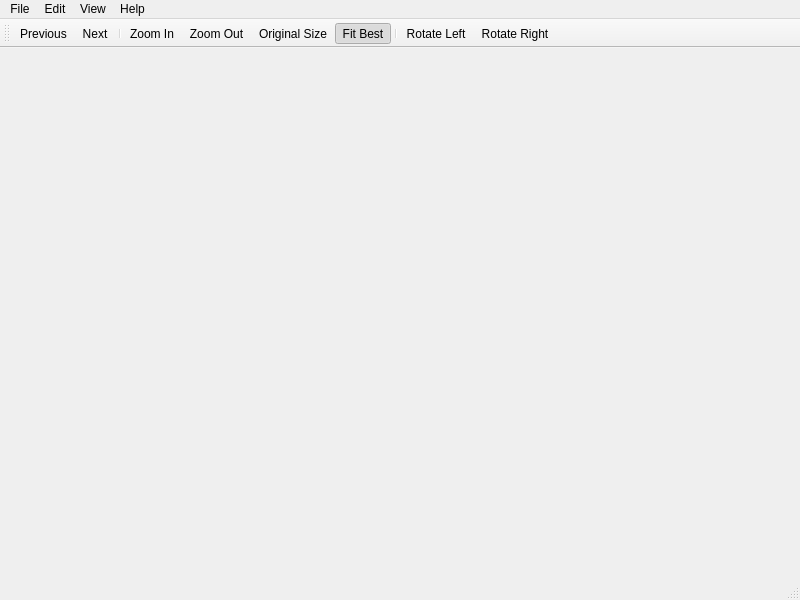
<?xml version="1.0" encoding="UTF-8"?>
<ui version="4.0">
 <class>MainWindow</class>
 <widget class="QMainWindow" name="MainWindow">
  <property name="geometry">
   <rect>
    <x>0</x>
    <y>0</y>
    <width>800</width>
    <height>600</height>
   </rect>
  </property>
  <property name="windowTitle">
   <string>CompVis - v0.1 beta</string>
  </property>
  <property name="windowIcon">
   <iconset resource="../res/res.qrc">
    <normaloff>:/icon/appicon.png</normaloff>:/icon/appicon.png</iconset>
  </property>
  <widget class="QWidget" name="centralwidget">
   <layout class="QGridLayout" name="gridLayout">
    <item row="0" column="0">
     <widget class="QWidget" name="widget" native="true">
      <property name="acceptDrops">
       <bool>true</bool>
      </property>
     </widget>
    </item>
   </layout>
  </widget>
  <widget class="QMenuBar" name="menubar">
   <property name="geometry">
    <rect>
     <x>0</x>
     <y>0</y>
     <width>800</width>
     <height>29</height>
    </rect>
   </property>
   <widget class="QMenu" name="menuFile">
    <property name="title">
     <string>File</string>
    </property>
    <addaction name="actionOpen"/>
    <addaction name="actionQuit"/>
   </widget>
   <widget class="QMenu" name="menuEdit">
    <property name="title">
     <string>Edit</string>
    </property>
    <addaction name="actionUndo"/>
    <addaction name="actionRedo"/>
   </widget>
   <widget class="QMenu" name="menuView">
    <property name="title">
     <string>View</string>
    </property>
    <addaction name="actionToolbar"/>
    <addaction name="actionStatusbar"/>
    <addaction name="separator"/>
    <addaction name="actionZoomIn"/>
    <addaction name="actionZoomOut"/>
    <addaction name="actionZoomOriginal"/>
    <addaction name="actionFitBest"/>
   </widget>
   <widget class="QMenu" name="menuHelp">
    <property name="title">
     <string>Help</string>
    </property>
    <addaction name="actionAbout"/>
   </widget>
   <addaction name="menuFile"/>
   <addaction name="menuEdit"/>
   <addaction name="menuView"/>
   <addaction name="menuHelp"/>
  </widget>
  <widget class="QStatusBar" name="statusbar"/>
  <widget class="QToolBar" name="toolBar">
   <property name="windowTitle">
    <string>toolBar</string>
   </property>
   <property name="toolButtonStyle">
    <enum>Qt::ToolButtonIconOnly</enum>
   </property>
   <attribute name="toolBarArea">
    <enum>TopToolBarArea</enum>
   </attribute>
   <attribute name="toolBarBreak">
    <bool>false</bool>
   </attribute>
   <addaction name="actionPrevious"/>
   <addaction name="actionNext"/>
   <addaction name="separator"/>
   <addaction name="actionZoomIn"/>
   <addaction name="actionZoomOut"/>
   <addaction name="actionZoomOriginal"/>
   <addaction name="actionFitBest"/>
   <addaction name="separator"/>
   <addaction name="actionRotateLeft"/>
   <addaction name="actionRotateRight"/>
  </widget>
  <action name="actionOpen">
   <property name="text">
    <string>Open</string>
   </property>
   <property name="shortcut">
    <string>Ctrl+O</string>
   </property>
  </action>
  <action name="actionQuit">
   <property name="text">
    <string>Quit</string>
   </property>
   <property name="shortcut">
    <string>Ctrl+Q</string>
   </property>
  </action>
  <action name="actionAbout">
   <property name="text">
    <string>About</string>
   </property>
  </action>
  <action name="actionUndo">
   <property name="text">
    <string>Undo</string>
   </property>
   <property name="shortcut">
    <string>Ctrl+Z</string>
   </property>
  </action>
  <action name="actionRedo">
   <property name="text">
    <string>Redo</string>
   </property>
   <property name="shortcut">
    <string>Ctrl+Shift+Z</string>
   </property>
  </action>
  <action name="actionNext">
   <property name="icon">
    <iconset resource="../res/res.qrc">
     <normaloff>:/icon/24x24/go-next.png</normaloff>:/icon/24x24/go-next.png</iconset>
   </property>
   <property name="text">
    <string>Next</string>
   </property>
   <property name="shortcut">
    <string>Right</string>
   </property>
  </action>
  <action name="actionPrevious">
   <property name="icon">
    <iconset resource="../res/res.qrc">
     <normaloff>:/icon/24x24/go-previous.png</normaloff>:/icon/24x24/go-previous.png</iconset>
   </property>
   <property name="text">
    <string>Previous</string>
   </property>
   <property name="shortcut">
    <string>Left</string>
   </property>
  </action>
  <action name="actionZoomIn">
   <property name="checkable">
    <bool>true</bool>
   </property>
   <property name="icon">
    <iconset resource="../res/res.qrc">
     <normaloff>:/icon/24x24/zoom-in.png</normaloff>:/icon/24x24/zoom-in.png</iconset>
   </property>
   <property name="text">
    <string>Zoom In</string>
   </property>
   <property name="iconText">
    <string>Zoom In</string>
   </property>
   <property name="shortcut">
    <string>Ctrl++</string>
   </property>
  </action>
  <action name="actionZoomOut">
   <property name="checkable">
    <bool>true</bool>
   </property>
   <property name="icon">
    <iconset resource="../res/res.qrc">
     <normaloff>:/icon/24x24/zoom-original.png</normaloff>:/icon/24x24/zoom-original.png</iconset>
   </property>
   <property name="text">
    <string>Zoom Out</string>
   </property>
   <property name="shortcut">
    <string>Ctrl+-</string>
   </property>
  </action>
  <action name="actionFitBest">
   <property name="checkable">
    <bool>true</bool>
   </property>
   <property name="checked">
    <bool>true</bool>
   </property>
   <property name="icon">
    <iconset resource="../res/res.qrc">
     <normaloff>:/icon/24x24/zoom-fit-best.png</normaloff>:/icon/24x24/zoom-fit-best.png</iconset>
   </property>
   <property name="text">
    <string>Fit Best</string>
   </property>
   <property name="shortcut">
    <string>F</string>
   </property>
  </action>
  <action name="actionZoomOriginal">
   <property name="checkable">
    <bool>true</bool>
   </property>
   <property name="icon">
    <iconset resource="../res/res.qrc">
     <normaloff>:/icon/24x24/zoom-original.png</normaloff>:/icon/24x24/zoom-original.png</iconset>
   </property>
   <property name="text">
    <string>Original Size</string>
   </property>
   <property name="shortcut">
    <string>Ctrl+1</string>
   </property>
  </action>
  <action name="actionRotateRight">
   <property name="icon">
    <iconset resource="../res/res.qrc">
     <normaloff>:/icon/24x24/object-rotate-right.png</normaloff>:/icon/24x24/object-rotate-right.png</iconset>
   </property>
   <property name="text">
    <string>Rotate Right</string>
   </property>
  </action>
  <action name="actionRotateLeft">
   <property name="icon">
    <iconset resource="../res/res.qrc">
     <normaloff>:/icon/24x24/object-rotate-left.png</normaloff>:/icon/24x24/object-rotate-left.png</iconset>
   </property>
   <property name="text">
    <string>Rotate Left</string>
   </property>
  </action>
  <action name="actionToolbar">
   <property name="checkable">
    <bool>true</bool>
   </property>
   <property name="checked">
    <bool>true</bool>
   </property>
   <property name="text">
    <string>Toolbar</string>
   </property>
  </action>
  <action name="actionStatusbar">
   <property name="checkable">
    <bool>true</bool>
   </property>
   <property name="checked">
    <bool>true</bool>
   </property>
   <property name="text">
    <string>Statusbar</string>
   </property>
  </action>
 </widget>
 <resources>
  <include location="../res/res.qrc"/>
 </resources>
 <connections>
  <connection>
   <sender>actionQuit</sender>
   <signal>triggered()</signal>
   <receiver>MainWindow</receiver>
   <slot>close()</slot>
   <hints>
    <hint type="sourcelabel">
     <x>-1</x>
     <y>-1</y>
    </hint>
    <hint type="destinationlabel">
     <x>399</x>
     <y>299</y>
    </hint>
   </hints>
  </connection>
 </connections>
</ui>
